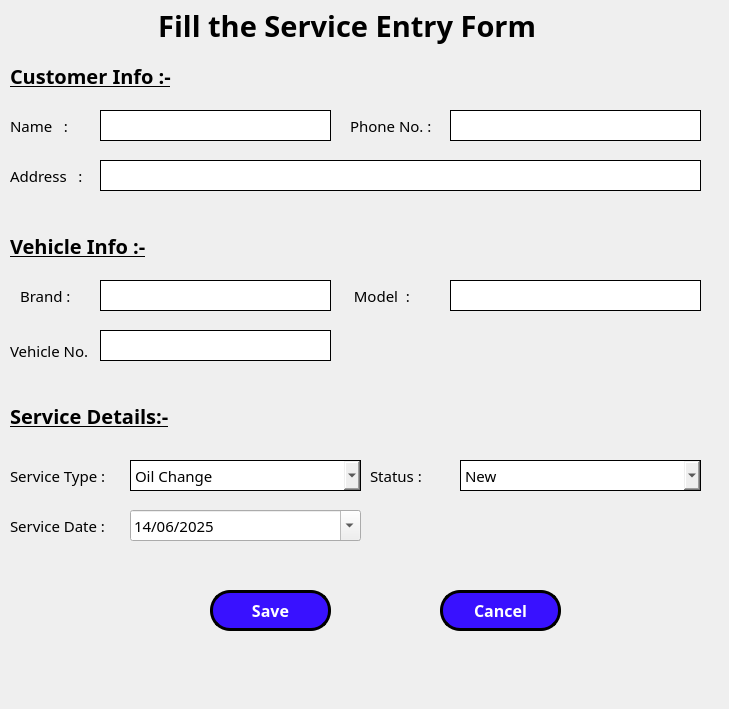
<?xml version="1.0" encoding="UTF-8"?>
<ui version="4.0">
 <class>addservicedialog</class>
 <widget class="QDialog" name="addservicedialog">
  <property name="geometry">
   <rect>
    <x>0</x>
    <y>0</y>
    <width>729</width>
    <height>709</height>
   </rect>
  </property>
  <property name="windowTitle">
   <string>Service Request Page</string>
  </property>
  <property name="windowIcon">
   <iconset resource="resource.qrc">
    <normaloff>:/img/img/icon2.png</normaloff>:/img/img/icon2.png</iconset>
  </property>
  <property name="styleSheet">
   <string notr="true">/*background-image: url(:/img/img/3.jpg);</string>
  </property>
  <widget class="QComboBox" name="servicecomboBox">
   <property name="geometry">
    <rect>
     <x>130</x>
     <y>460</y>
     <width>231</width>
     <height>31</height>
    </rect>
   </property>
   <property name="font">
    <font>
     <family>Bahnschrift</family>
     <pointsize>11</pointsize>
     <bold>false</bold>
    </font>
   </property>
   <property name="styleSheet">
    <string notr="true">border: 1px solid black;
</string>
   </property>
   <item>
    <property name="text">
     <string>Oil Change</string>
    </property>
   </item>
   <item>
    <property name="text">
     <string>Brake Repair</string>
    </property>
   </item>
   <item>
    <property name="text">
     <string>Battery Replacement</string>
    </property>
   </item>
   <item>
    <property name="text">
     <string>Tire Rotation</string>
    </property>
   </item>
   <item>
    <property name="text">
     <string>Engine Diagnostics</string>
    </property>
   </item>
   <item>
    <property name="text">
     <string>AC Repair</string>
    </property>
   </item>
   <item>
    <property name="text">
     <string>Wheel Alignment</string>
    </property>
   </item>
   <item>
    <property name="text">
     <string>Full Inspection</string>
    </property>
   </item>
   <item>
    <property name="text">
     <string>Car Wash</string>
    </property>
   </item>
   <item>
    <property name="text">
     <string>Other</string>
    </property>
   </item>
  </widget>
  <widget class="QLabel" name="label_12">
   <property name="geometry">
    <rect>
     <x>10</x>
     <y>510</y>
     <width>151</width>
     <height>31</height>
    </rect>
   </property>
   <property name="font">
    <font>
     <family>Bahnschrift</family>
     <pointsize>11</pointsize>
     <bold>false</bold>
    </font>
   </property>
   <property name="text">
    <string>Service Date :</string>
   </property>
  </widget>
  <widget class="QLabel" name="label_7">
   <property name="geometry">
    <rect>
     <x>10</x>
     <y>230</y>
     <width>241</width>
     <height>31</height>
    </rect>
   </property>
   <property name="font">
    <font>
     <family>Bahnschrift</family>
     <pointsize>15</pointsize>
     <bold>true</bold>
     <underline>true</underline>
    </font>
   </property>
   <property name="styleSheet">
    <string notr="true">
color: rgb(0, 25, 255);
/*border: 4px solid black;
</string>
   </property>
   <property name="text">
    <string>Vehicle Info :-</string>
   </property>
  </widget>
  <widget class="QLabel" name="label_10">
   <property name="geometry">
    <rect>
     <x>10</x>
     <y>400</y>
     <width>241</width>
     <height>31</height>
    </rect>
   </property>
   <property name="font">
    <font>
     <family>Bahnschrift</family>
     <pointsize>15</pointsize>
     <bold>true</bold>
     <underline>true</underline>
    </font>
   </property>
   <property name="styleSheet">
    <string notr="true">
color: rgb(0, 25, 255);
/*border: 4px solid black;
</string>
   </property>
   <property name="text">
    <string>Service Details:-</string>
   </property>
  </widget>
  <widget class="QLineEdit" name="phonelineEdit">
   <property name="geometry">
    <rect>
     <x>450</x>
     <y>110</y>
     <width>251</width>
     <height>31</height>
    </rect>
   </property>
   <property name="font">
    <font>
     <family>Bahnschrift</family>
     <pointsize>11</pointsize>
     <bold>false</bold>
    </font>
   </property>
   <property name="styleSheet">
    <string notr="true">border: 1px solid black;</string>
   </property>
  </widget>
  <widget class="QLabel" name="label">
   <property name="geometry">
    <rect>
     <x>10</x>
     <y>110</y>
     <width>81</width>
     <height>31</height>
    </rect>
   </property>
   <property name="font">
    <font>
     <family>Bahnschrift</family>
     <pointsize>11</pointsize>
     <bold>false</bold>
    </font>
   </property>
   <property name="text">
    <string>Name   :</string>
   </property>
  </widget>
  <widget class="QLabel" name="label_6">
   <property name="geometry">
    <rect>
     <x>10</x>
     <y>60</y>
     <width>211</width>
     <height>31</height>
    </rect>
   </property>
   <property name="font">
    <font>
     <family>Bahnschrift</family>
     <pointsize>15</pointsize>
     <bold>true</bold>
     <underline>true</underline>
    </font>
   </property>
   <property name="styleSheet">
    <string notr="true">
color: rgb(0, 25, 255);
/*border: 4px solid black;</string>
   </property>
   <property name="text">
    <string>Customer Info :-</string>
   </property>
  </widget>
  <widget class="QLineEdit" name="brandlineEdit">
   <property name="geometry">
    <rect>
     <x>100</x>
     <y>280</y>
     <width>231</width>
     <height>31</height>
    </rect>
   </property>
   <property name="font">
    <font>
     <family>Bahnschrift</family>
     <pointsize>11</pointsize>
     <bold>false</bold>
    </font>
   </property>
   <property name="styleSheet">
    <string notr="true">border: 1px solid black;</string>
   </property>
  </widget>
  <widget class="QLabel" name="label_4">
   <property name="geometry">
    <rect>
     <x>10</x>
     <y>460</y>
     <width>151</width>
     <height>31</height>
    </rect>
   </property>
   <property name="font">
    <font>
     <family>Bahnschrift</family>
     <pointsize>11</pointsize>
     <bold>false</bold>
    </font>
   </property>
   <property name="text">
    <string>Service Type :</string>
   </property>
  </widget>
  <widget class="QLabel" name="label_11">
   <property name="geometry">
    <rect>
     <x>370</x>
     <y>460</y>
     <width>91</width>
     <height>31</height>
    </rect>
   </property>
   <property name="font">
    <font>
     <family>Bahnschrift</family>
     <pointsize>11</pointsize>
     <bold>false</bold>
    </font>
   </property>
   <property name="text">
    <string>Status :</string>
   </property>
  </widget>
  <widget class="QLineEdit" name="namelineEdit">
   <property name="geometry">
    <rect>
     <x>100</x>
     <y>110</y>
     <width>231</width>
     <height>31</height>
    </rect>
   </property>
   <property name="font">
    <font>
     <family>Bahnschrift</family>
     <pointsize>11</pointsize>
     <bold>false</bold>
    </font>
   </property>
   <property name="styleSheet">
    <string notr="true">border: 1px solid black;
</string>
   </property>
  </widget>
  <widget class="QLabel" name="label_8">
   <property name="geometry">
    <rect>
     <x>350</x>
     <y>280</y>
     <width>131</width>
     <height>31</height>
    </rect>
   </property>
   <property name="font">
    <font>
     <family>Bahnschrift</family>
     <pointsize>11</pointsize>
     <bold>false</bold>
    </font>
   </property>
   <property name="text">
    <string> Model  :</string>
   </property>
  </widget>
  <widget class="QLineEdit" name="addresslineEdit">
   <property name="geometry">
    <rect>
     <x>100</x>
     <y>160</y>
     <width>601</width>
     <height>31</height>
    </rect>
   </property>
   <property name="font">
    <font>
     <family>Bahnschrift</family>
     <pointsize>11</pointsize>
     <bold>false</bold>
    </font>
   </property>
   <property name="styleSheet">
    <string notr="true">border: 1px solid black;</string>
   </property>
   <property name="text">
    <string/>
   </property>
  </widget>
  <widget class="QLabel" name="label_5">
   <property name="geometry">
    <rect>
     <x>10</x>
     <y>160</y>
     <width>121</width>
     <height>31</height>
    </rect>
   </property>
   <property name="font">
    <font>
     <family>Bahnschrift</family>
     <pointsize>11</pointsize>
     <bold>false</bold>
    </font>
   </property>
   <property name="text">
    <string>Address   :</string>
   </property>
  </widget>
  <widget class="QLabel" name="label_2">
   <property name="geometry">
    <rect>
     <x>350</x>
     <y>110</y>
     <width>121</width>
     <height>31</height>
    </rect>
   </property>
   <property name="font">
    <font>
     <family>Bahnschrift</family>
     <pointsize>11</pointsize>
     <bold>false</bold>
    </font>
   </property>
   <property name="text">
    <string>Phone No. :</string>
   </property>
  </widget>
  <widget class="QComboBox" name="statuscomboBox">
   <property name="geometry">
    <rect>
     <x>460</x>
     <y>460</y>
     <width>241</width>
     <height>31</height>
    </rect>
   </property>
   <property name="font">
    <font>
     <family>Bahnschrift</family>
     <pointsize>11</pointsize>
     <bold>false</bold>
    </font>
   </property>
   <property name="styleSheet">
    <string notr="true">border: 1px solid black;
</string>
   </property>
   <item>
    <property name="text">
     <string>New</string>
    </property>
   </item>
   <item>
    <property name="text">
     <string>Pending</string>
    </property>
   </item>
   <item>
    <property name="text">
     <string>Completed</string>
    </property>
   </item>
  </widget>
  <widget class="QLabel" name="label_9">
   <property name="geometry">
    <rect>
     <x>10</x>
     <y>340</y>
     <width>121</width>
     <height>21</height>
    </rect>
   </property>
   <property name="font">
    <font>
     <family>Bahnschrift</family>
     <pointsize>11</pointsize>
     <bold>false</bold>
    </font>
   </property>
   <property name="text">
    <string>Vehicle No.</string>
   </property>
  </widget>
  <widget class="QLineEdit" name="vehiclenolineEdit">
   <property name="geometry">
    <rect>
     <x>100</x>
     <y>330</y>
     <width>231</width>
     <height>31</height>
    </rect>
   </property>
   <property name="font">
    <font>
     <family>Bahnschrift</family>
     <pointsize>11</pointsize>
     <bold>false</bold>
    </font>
   </property>
   <property name="styleSheet">
    <string notr="true">border: 1px solid black;</string>
   </property>
  </widget>
  <widget class="QLineEdit" name="modellineEdit">
   <property name="geometry">
    <rect>
     <x>450</x>
     <y>280</y>
     <width>251</width>
     <height>31</height>
    </rect>
   </property>
   <property name="font">
    <font>
     <family>Bahnschrift</family>
     <pointsize>11</pointsize>
     <bold>false</bold>
    </font>
   </property>
   <property name="styleSheet">
    <string notr="true">border: 1px solid black;</string>
   </property>
  </widget>
  <widget class="QLabel" name="label_3">
   <property name="geometry">
    <rect>
     <x>20</x>
     <y>280</y>
     <width>121</width>
     <height>31</height>
    </rect>
   </property>
   <property name="font">
    <font>
     <family>Bahnschrift</family>
     <pointsize>11</pointsize>
     <bold>false</bold>
    </font>
   </property>
   <property name="text">
    <string>Brand :</string>
   </property>
  </widget>
  <widget class="QPushButton" name="btnsave">
   <property name="geometry">
    <rect>
     <x>210</x>
     <y>590</y>
     <width>121</width>
     <height>41</height>
    </rect>
   </property>
   <property name="font">
    <font>
     <family>Bahnschrift</family>
     <pointsize>12</pointsize>
     <bold>true</bold>
    </font>
   </property>
   <property name="styleSheet">
    <string notr="true">QPushButton {
	background-color: rgb(57, 17, 255);
    color: white;                  /* White text */
    padding: 8px 16px;             /* Inner spacing */
    font-weight: bold;
border-radius: 20px ;
border:3px solid black;

 }
QPushButton:hover {
         /* Darker blue on hover */
	background-color: rgb(8, 160, 255);
}

QPushButton:pressed {
    background-color: #003d80;     /* Even darker on press */
}</string>
   </property>
   <property name="text">
    <string>Save</string>
   </property>
  </widget>
  <widget class="QDateEdit" name="servicedate">
   <property name="geometry">
    <rect>
     <x>130</x>
     <y>510</y>
     <width>231</width>
     <height>31</height>
    </rect>
   </property>
   <property name="font">
    <font>
     <family>Bahnschrift</family>
     <pointsize>11</pointsize>
     <bold>false</bold>
    </font>
   </property>
   <property name="styleSheet">
    <string notr="true">QCalenderWidget{
border:1px solid black;
}
QCalendarWidget QToolButton {
        color: black;              /* Month/Year text color */
        font-size: 16px;
        icon-size: 24px, 24px;
      
    }
    QCalendarWidget QMenu {
        background-color: white;
        color: black;
    }</string>
   </property>
   <property name="displayFormat">
    <string>dd/MM/yyyy</string>
   </property>
   <property name="calendarPopup">
    <bool>true</bool>
   </property>
   <property name="date">
    <date>
     <year>2025</year>
     <month>6</month>
     <day>14</day>
    </date>
   </property>
  </widget>
  <widget class="QPushButton" name="btncancel">
   <property name="geometry">
    <rect>
     <x>440</x>
     <y>590</y>
     <width>121</width>
     <height>41</height>
    </rect>
   </property>
   <property name="font">
    <font>
     <family>Bahnschrift</family>
     <pointsize>12</pointsize>
     <bold>true</bold>
    </font>
   </property>
   <property name="styleSheet">
    <string notr="true">QPushButton {
	background-color: rgb(57, 17, 255);
    color: white;                  /* White text */
    padding: 8px 16px;             /* Inner spacing */
    font-weight: bold;
border-radius: 20px ;
border:3px solid black;

 }
QPushButton:hover {
         /* Darker blue on hover */
	background-color: rgb(8, 160, 255);
}

QPushButton:pressed {
    background-color: #003d80;     /* Even darker on press */
}</string>
   </property>
   <property name="text">
    <string>Cancel</string>
   </property>
  </widget>
  <widget class="QLabel" name="label_13">
   <property name="geometry">
    <rect>
     <x>0</x>
     <y>0</y>
     <width>811</width>
     <height>51</height>
    </rect>
   </property>
   <property name="font">
    <font>
     <family>Bahnschrift</family>
     <pointsize>22</pointsize>
     <bold>true</bold>
    </font>
   </property>
   <property name="styleSheet">
    <string notr="true">border: 3px solid black;
/*
background-color: rgb(255, 6, 31);
color: rgb(255, 255, 255);</string>
   </property>
   <property name="text">
    <string>                     Fill the Service Entry Form</string>
   </property>
  </widget>
  <zorder>label_3</zorder>
  <zorder>label_5</zorder>
  <zorder>servicecomboBox</zorder>
  <zorder>label_12</zorder>
  <zorder>label_7</zorder>
  <zorder>label_10</zorder>
  <zorder>phonelineEdit</zorder>
  <zorder>label</zorder>
  <zorder>label_6</zorder>
  <zorder>brandlineEdit</zorder>
  <zorder>label_4</zorder>
  <zorder>label_11</zorder>
  <zorder>namelineEdit</zorder>
  <zorder>label_8</zorder>
  <zorder>addresslineEdit</zorder>
  <zorder>label_2</zorder>
  <zorder>statuscomboBox</zorder>
  <zorder>label_9</zorder>
  <zorder>vehiclenolineEdit</zorder>
  <zorder>modellineEdit</zorder>
  <zorder>btnsave</zorder>
  <zorder>servicedate</zorder>
  <zorder>btncancel</zorder>
  <zorder>label_13</zorder>
 </widget>
 <resources>
  <include location="resource.qrc"/>
 </resources>
 <connections/>
</ui>
